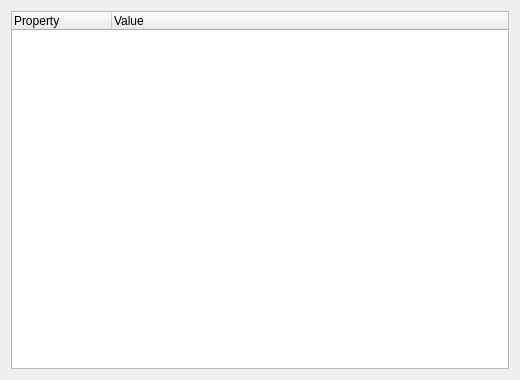
<?xml version="1.0" encoding="UTF-8"?>
<ui version="4.0">
 <class>DatasetInfoDialog</class>
 <widget class="QWidget" name="DatasetInfoDialog">
  <property name="geometry">
   <rect>
    <x>0</x>
    <y>0</y>
    <width>520</width>
    <height>380</height>
   </rect>
  </property>
  <layout class="QVBoxLayout" name="verticalLayout">
   <item>
    <widget class="QTreeWidget" name="treeInfo">
     <property name="rootIsDecorated">
      <bool>true</bool>
     </property>
     <property name="uniformRowHeights">
      <bool>true</bool>
     </property>
     <attribute name="headerStretchLastSection">
      <bool>true</bool>
     </attribute>
     <column>
      <property name="text">
       <string>Property</string>
      </property>
     </column>
     <column>
      <property name="text">
       <string>Value</string>
      </property>
     </column>
    </widget>
   </item>
  </layout>
 </widget>
 <resources/>
 <connections/>
</ui>
